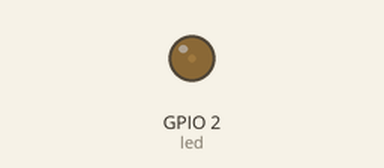
Simulated run of this program. Board: ESP32 board running MicroPython. Shown: output pins drawn as LEDs (lit = HIGH). What the program prints to the serial console is not drawn.

Above: at 0.05 s.
At 0.35 s:
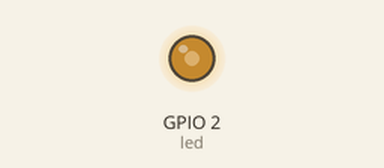
At 0.6 s:
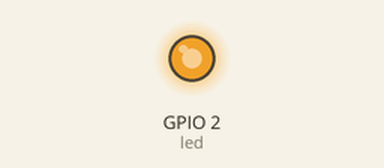
At 1.2 s:
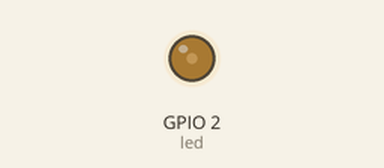
Timing chart, 0 to 3.2 s (numbered marks = the images above):
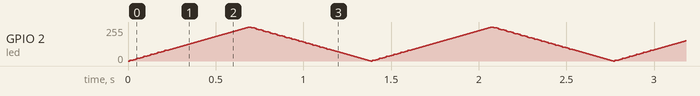

The program:

led_pwm.py
```python
from machine import Pin,PWM
import time

#Asignamos los pines del pwm
led_pin = 2
led = PWM(led_pin, freq=1000) #frecuencia de trabajo para el led

print('go')

#inicilo del programa
while True:
    #Cambio de potencia del led en subida
    for b in range(0, 1023, 15):
        led.duty(b)
        time.sleep_ms(10) #espera 10 mili segundos
    #Cambio de potencia del led en bajada
    for b in range(1023, 0, -15):
        led.duty(b)
        time.sleep_ms(10)#espera 10 mili segundos
```
